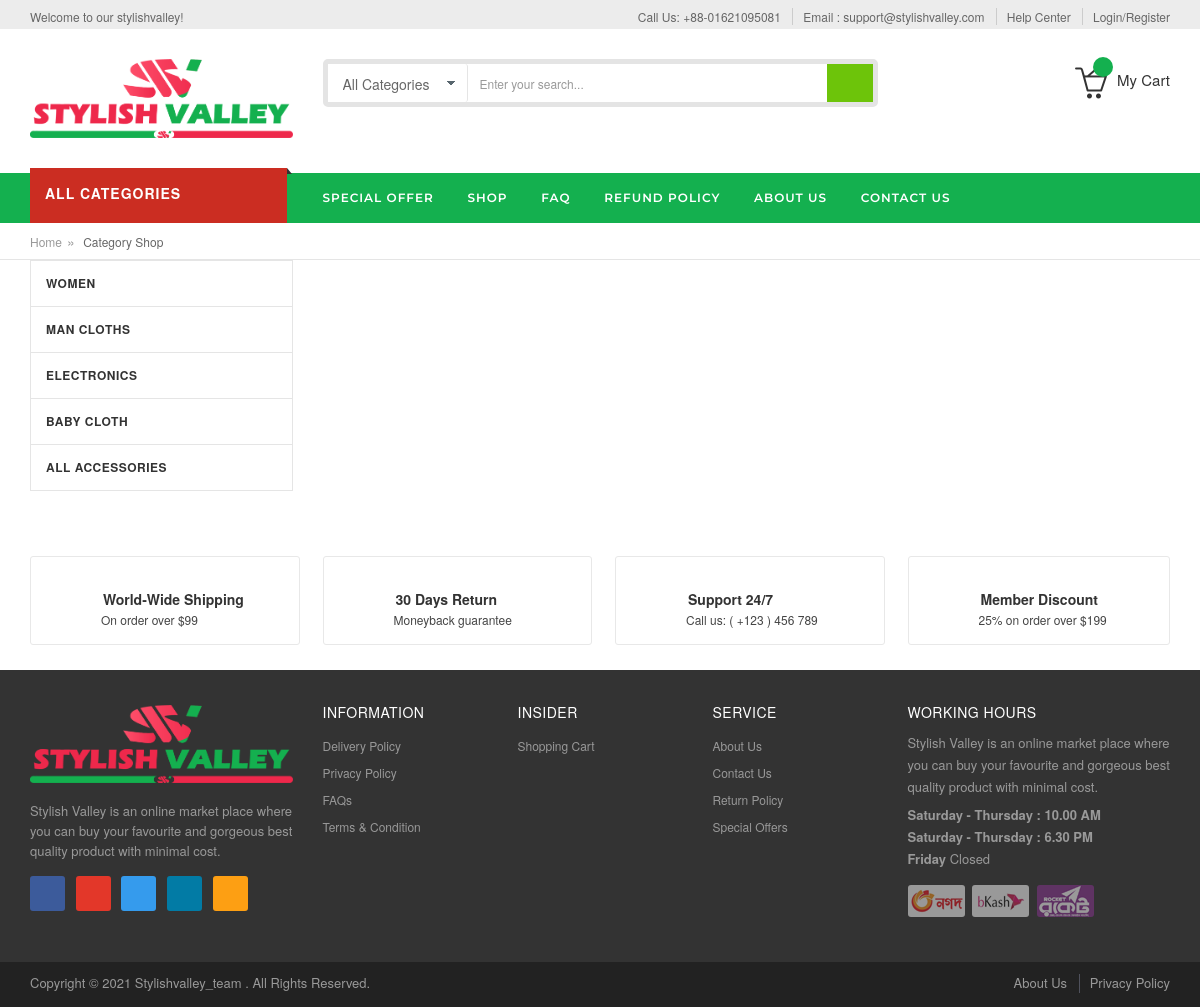
/ecommerce-shop/category_wiseshop.php, run on the app's committed database.
### tables this page shows
CREATE TABLE `header_settings` (
  `id` int(11) NOT NULL,
  `phone_number` varchar(20) NOT NULL,
  `email_address` varchar(100) NOT NULL,
  `welcome_msg` varchar(120) NOT NULL
);

CREATE TABLE `categories` (
  `id` int(10) NOT NULL,
  `category_name` varchar(20) NOT NULL,
  `category_image` varchar(100) NOT NULL,
  `category_description` varchar(2000) NOT NULL,
  `created_at` timestamp NOT NULL DEFAULT current_timestamp(),
  `deleted_at` timestamp NULL DEFAULT NULL
);

CREATE TABLE `footer_settings` (
  `id` int(11) NOT NULL,
  `description` text NOT NULL,
  `working_start_time` varchar(50) NOT NULL,
  `working_end_time` varchar(50) NOT NULL,
  `off_day` varchar(20) NOT NULL,
  `fb_link` varchar(100) NOT NULL,
  `tw_link` varchar(100) NOT NULL,
  `insta_link` varchar(100) NOT NULL,
  `google_plus_link` varchar(100) NOT NULL,
  `pinterest_link` varchar(150) NOT NULL,
  `copyright` varchar(150) NOT NULL
);

### ecommerce-shop/category_wiseshop.php (the view, shortened to what this page needs)
<?php
  require_once ('header.php');
  require_once ('single_nav.php');
  $select_query = "SELECT * FROM categories";
  $categories = mysqli_query($con, $select_query);
  $category_id = $_GET['cid'];
?>
<link rel="stylesheet" href="https://maxcdn.bootstrapcdn.com/bootstrap/3.3.7/css/bootstrap.min.css"/>
<div class="breadcrumbs custom-breadcrumbs">
    <div class="container">
        <div class="row">
            <div class="col-xs-6">
                <ul>
                    <li class="home"> <a title="Go to Home Page" href="index.php">Home</a><span>&raquo;</span></li>
                    <li><strong>Category Shop</strong></li>
                </ul>
            </div>
        </div>
    </div>
</div>
<div class="container">
    <div class="row">
        <div class="col-xs-3">
            <div class="mega-menu-category_custom">
                <ul class="nav">
                    <?php
                        foreach($categories as $category){
                        $category_name = str_replace(' ', '', $category['category_name']);
                        ?>
                        <li <?php
                        if($category['id'] == $category_id){
                           echo 'class="active"';
                        }
                        ?>><a href="#<?= $category_name ?>" data-toggle="tab" aria-expanded="false"><?=$category['category_name']?></a></li>
                        <?php
                        }
                    ?>
                </ul>
            </div>
        </div>
        <div class="col-xs-9">
            <div id="productTabContent" class="tab-content">
            </div>
        </div>
    </div>
</div>
<div class="jtv-service-area">
    <div style="margin-top: 40px;" class="container">
        <div class="row">
            <div class="col col-md-3 col-sm-6 col-xs-12">
                <div class="block-wrapper ship">
                    <div class="text-des">
                        <div class="icon-wrapper"><i class="fa fa-paper-plane"></i></div>
                        <div class="service-wrapper">
                            <h3>World-Wide Shipping</h3>
                            <p>On order over $99</p>
                        </div>
                    </div>
                </div>
            </div>
            <div class="col col-md-3 col-sm-6 col-xs-12 ">
                <div class="block-wrapper return">
                    <div class="text-des">
                        <div class="icon-wrapper"><i class="fa fa-rotate-right"></i></div>
                        <div class="service-wrapper">
                            <h3>30 Days Return</h3>
                            <p>Moneyback guarantee </p>
                        </div>
                    </div>
                </div>
            </div>
            <div class="col col-md-3 col-sm-6 col-xs-12">
                <div class="block-wrapper support">
                    <div class="text-des">
                        <div class="icon-wrapper"><i class="fa fa-umbrella"></i></div>
                        <div class="service-wrapper">
                            <h3>Support 24/7</h3>
                            <p>Call us: ( +123 ) 456 789</p>
                        </div>
                    </div>
                </div>
            </div>
            <div class="col col-md-3 col-sm-6 col-xs-12">
                <div class="block-wrapper user">
                    <div class="text-des">
                        <div class="icon-wrapper"><i class="fa fa-tags"></i></div>
                        <div class="service-wrapper">
                            <h3>Member Discount</h3>
                            <p>25% on order over $199</p>
                        </div>
                    </div>
                </div>
            </div>
        </div>
    </div>
</div>
<?php
include ('footer.php');
?>

### ecommerce-shop/header.php (shortened to what this page needs)
<?php
require 'connection.inc.php';
$select_query = "SELECT * FROM header_settings";
$header_settings_info = mysqli_fetch_assoc(mysqli_query($con, $select_query));
?>
<!DOCTYPE html>
<html lang="en">
<head>
<link type="text/css" rel="stylesheet" href="style.css">
<link type="text/css" rel="stylesheet" href="css/custom.css">
<link rel="stylesheet" href="css/as-alert-message.min.css" />
</head>
<body>
<div id="page">
  <header>
    <div class="header-container">
      <div class="header-top">
        <div class="container">
          <div class="row">
            <div class="col-sm-4 col-md-4 col-xs-12">
              <div class="welcome-msg hidden-xs hidden-sm"><?=$header_settings_info['welcome_msg']?> </div>
            </div>
            <div class="headerlinkmenu col-md-8 col-sm-8 col-xs-12"> <span class="phone  hidden-xs hidden-sm">Call Us: <?=$header_settings_info['phone_number']?></span>
              <ul class="links">
                <li><a class="pointer" href="mailto:<?=$header_settings_info['email_address']?>" target="_blank" title="Email address"><span>Email : <?=$header_settings_info['email_address']?></span></a></li>
                <li class="hidden-xs"><a title="Help Center" href="contact_us"><span>Help Center</span></a></li>
                <?php
                  if(isset($_SESSION['eb_lgn']) AND $_SESSION['eb_lgn'] == true){
                          echo '<li>
                            <div class="dropdown"><a class="current-open" data-toggle="dropdown" aria-haspopup="true" aria-expanded="false" href="#"><span>'.$eb_user_name.'</span> <i class="fa fa-angle-down"></i></a>
                              <ul class="dropdown-menu" role="menu">';
                            if($eb_user_type = $data['user_type']=='admin'){
                                echo '<li><a href="admin">Admin Panel</a></li>
                                  <li><a href="dashboard">Dashboard</a></li>';
                            }else{
                                echo '<li><a href="dashboard">Dashboard</a></li>';
                              }
                              echo'
                                <li><a href="wishlist">Wishlist</a></li>
                                <li><a href="orders_list">Order Details</a></li>
                                <li class="divider"></li>
                                <li><a href="logout">Log out</a></li>
                              </ul>
                            </div>
                          </li>';
                  }else{
                    echo '
                    <!--li>
                            <div class="dropdown"><a class="current-open" data-toggle="dropdown" aria-haspopup="true" aria-expanded="false" href="#"><span>More</span> <i class="fa fa-angle-down"></i></a>
                              <ul class="dropdown-menu" role="menu">
                                <li><a href="orders_list">Order Tracking</a></li>
                                <li><a href="about_us">About us</a></li>
                              </ul>
                            </div>
                          </li-->
                    <li>
                        <a title="login" href="login_page"><span>Login/Register</span></a>
                      </li>';
                  }
                ?>
              </ul>
            </div>
          </div>
        </div>
      </div>
      <div class="header-inner">
        <div class="container">
          <div class="row">
            <div class="col-sm-3 col-xs-12 jtv-logo-block">
              <div class="logo"><a title="e-commerce" href="/"><img alt="Famous" title="Famous logo" src="images/logo.png"></a> </div>
            </div>
            <div class="col-xs-12 col-sm-5 col-md-6 jtv-top-search">
              <div class="top-search">
                <div id="search">
                  <form class="form-inline" action="<?php echo htmlspecialchars($_SERVER["PHP_SELF"]);?>" method="POST">
                    <div class="input-group">
                      <select class="cate-dropdown hidden-xs hidden-sm" name="category_id">
                        <option>All Categories</option>
                      </select>
                      <input type="text" class="form-control" name="searchkey" placeholder="Enter your search..." name="search">
                      <button class="btn-search" name="search-submit"  type="submit"><i class="fa fa-search"></i></button>
                    </div>
                  </form>
                </div>
              </div>
            </div>
            <div class="col-xs-12 col-sm-4 col-md-3 top-cart">
              <div class="top-cart-contain">
                <div class="mini-cart">
                  <div data-toggle="dropdown" data-hover="dropdown" class="basket dropdown-toggle"><a href="checkout">
                    <div class="cart-icon"><i class="icon-basket-loaded icons"></i><span class="cart-total"></span></div>
                    <div class="shoppingcart-inner hidden-xs"><span class="cart-title">My Cart</span> </div>
                    </a>
				  </div>
                </div>
              </div>
            </div>
          </div>
        </div>
      </div>
    </div>
  </header>

### ecommerce-shop/footer.php (shortened to what this page needs)
<?php
$select_query = "SELECT * FROM footer_settings";
$footer_settings_info = mysqli_fetch_assoc(mysqli_query($con, $select_query));
?>
  <footer>
    <div class="container">
      <div class="row">
        <div class="col-sm-6 col-md-3 col-xs-12">
          <div class="footer-logo"><a href="index.html"><img src="images/logo.png" alt="fotter logo"></a> </div>
          <p><?=$footer_settings_info['description']?></p>
          <div class="social">
            <ul class="inline-mode">
              <?php
                if($footer_settings_info['fb_link'] != ''){
                  ?>
                  <li class="social-network fb"><a title="Connect us on Facebook" href="<?=$footer_settings_info['fb_link']?>" target="_blank"><i class="fa fa-facebook"></i></a></li>
                  <?php
                }
                if($footer_settings_info['google_plus_link'] != ''){
                  ?>
                  <li class="social-network googleplus"><a title="Connect us on Google+" href="<?=$footer_settings_info['google_plus_link']?>" target="_blank"><i class="fa fa-google"></i></a></li>
                  <?php
                }
                if($footer_settings_info['tw_link'] != ''){
                  ?>
                  <li class="social-network tw"><a title="Connect us on Twitter" href="<?=$footer_settings_info['tw_link']?>"><i class="fa fa-twitter" target="_blank"></i></a></li>
                  <?php
                }
                if($footer_settings_info['pinterest_link'] != ''){
                  ?>
                  <li class="social-network linkedin"><a title="Connect us on Pinterest" href="<?=$footer_settings_info['pinterest_link']?>" target="_blank"><i class="fa fa-pinterest"></i></a></li>
                  <?php
                }
                if($footer_settings_info['insta_link'] != ''){
                  ?>
                  <li class="social-network rss"><a title="Connect us on Instagram" href="<?=$footer_settings_info['insta_link']?>" target="_blank"><i class="fa fa-instagram"></i></a></li>
                  <?php
                }
              ?>
            </ul>
          </div>
        </div>
        <div class="col-sm-6 col-md-2 col-xs-12 collapsed-block">
          <div class="footer-links">
            <h5 class="links-title">Information<a class="expander visible-xs" href="#TabBlock-1">+</a></h5>
            <div class="tabBlock" id="TabBlock-1">
              <ul class="list-links list-unstyled">
                <li><a href="delivery_policy">Delivery Policy</a></li>
                <li><a href="privacy_policy">Privacy Policy</a></li>
                <li><a href="faq_page">FAQs</a></li>
                <li><a href="privacy_policy">Terms &amp; Condition</a></li>
              </ul>
            </div>
          </div>
        </div>
        <div class="col-sm-3 col-md-2 col-xs-12 collapsed-block">
          <div class="footer-links">
            <h5 class="links-title">Insider<a class="expander visible-xs" href="#TabBlock-3">+</a></h5>
            <div class="tabBlock" id="TabBlock-3">
              <ul class="list-links list-unstyled">
                <li><a href="cart">Shopping Cart</a></li>
              </ul>
            </div>
          </div>
        </div>
        <div class="col-sm-3 col-md-2 col-xs-12 collapsed-block">
          <div class="footer-links">
            <h5 class="links-title">Service<a class="expander visible-xs" href="#TabBlock-4">+</a></h5>
            <div class="tabBlock" id="TabBlock-4">
              <ul class="list-links list-unstyled">
                <li><a href="about_us">About Us</a></li>
                <li><a href="contact_us">Contact Us</a></li>
                <li><a href="refund_policy">Return Policy</a></li>
                <li><a href="special_offer">Special Offers</a></li>
              </ul>
            </div>
          </div>
        </div>
        <div class="col-sm-6 col-md-3 col-xs-12 collapsed-block">
          <div class="footer-links">
            <h5 class="links-title">Working hours<a class="expander visible-xs" href="#TabBlock-5">+</a></h5>
            <div class="tabBlock" id="TabBlock-5">
              <div class="footer-description"><?=$footer_settings_info['description']?></div>
              <div class="footer-description"> <b><?=$footer_settings_info['working_start_time']?></b><br>
                <b><?=$footer_settings_info['working_end_time']?></b><br>
                <b><?=$footer_settings_info['off_day']?></b> Closed </div>
              <div class="payment">
                <ul>
                  <li><a href="#"><img title="Paypal" alt="Paypal" src="images/paypal.png"></a></li>
                  <li><a href="#"><img title="Discover" alt="Discover" src="images/discover.png"></a></li>
                  <li><a href="#"><img title="Master Card" alt="Master Card" src="images/master-card.png"></a></li>
                </ul>
              </div>
            </div>
          </div>
        </div>
      </div>
    </div>
    <div class="footer-coppyright">
      <div class="container">
        <div class="row">
          <div class="col-sm-6 col-xs-12 coppyright"> Copyright © <?php echo date('Y'); ?> <a href="http://stylishvalley.com"> <?=$footer_settings_info['copyright']?> </a>. All Rights Reserved. </div>
          <div class="col-sm-6 col-xs-12">
            <ul class="footer-company-links">
              <li><a href="about_us.php">About Us</a></li>
              <li><a href="privacy_policy.php">Privacy Policy</a></li>
            </ul>
          </div>
        </div>
      </div>
    </div>
  </footer>
</div>
</body>
</html>

### data on the page
header_settings: welcome_msg "Welcome to our stylishvalley!", phone_number "+88-01621095081", email_address "support@stylishvalley.com"
categories: category_name "WOMEN"
categories: category_name "MAN CLOTHS"
categories: category_name "ELECTRONICS"
categories: category_name "BABY CLOTH"
categories: category_name "ALL ACCESSORIES"
footer_settings: description "Stylish Valley is an online market place where you can buy your favourite and gorgeous best quality product with minimal cost.", working_start_time "Saturday - Thursday : 10.00 AM", working_end_time "Saturday - Thursday : 6.30 PM", off_day "Friday", copyright "Stylishvalley_team"
